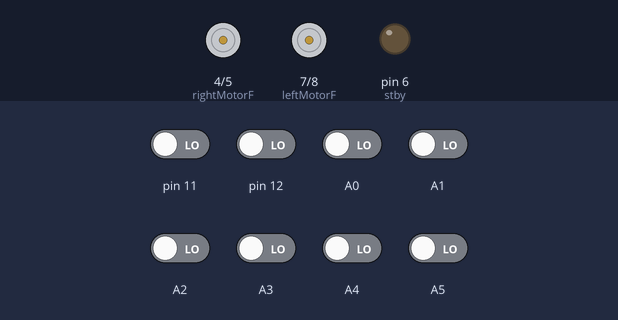
Bench run of a sketch on a simulated Arduino Uno, built with avr-gcc and run on an emulated ATmega328P. On the bench: motor-driver pin pairs drawn as motors (green arrow = first pin HIGH = forward, orange = second pin HIGH = backward, longer = more drive, scaled by the enable pin, stopped while the standby pin is LOW), output pins drawn as LEDs (lit = HIGH). Inputs (shaded band) come from the test bench; at power-on: A0–5, pin 11, pin 12 LOW.

Above: at 5.7 s.
5.8 s: pin 11 driven HIGH
At 7.0 s:
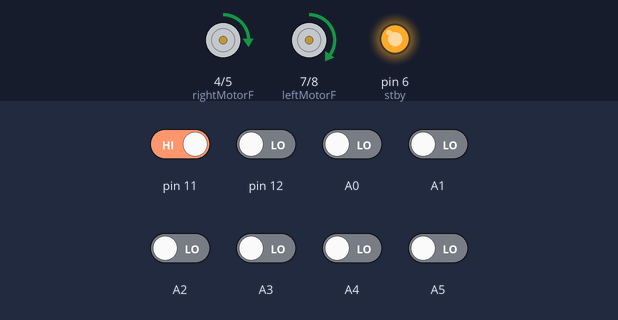
7.3 s: A0 driven HIGH
At 8.1 s:
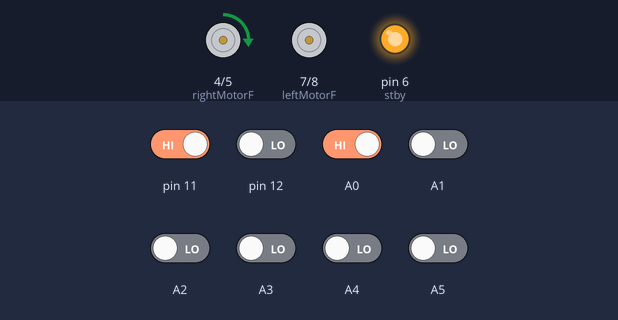
8.8 s: A0 driven LOW
At 10.1 s:
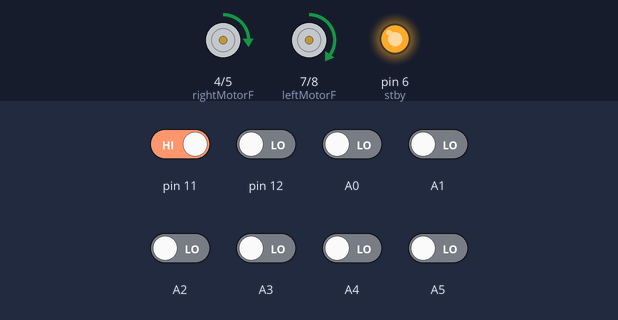
10.4 s: A5 driven HIGH
At 11.6 s:
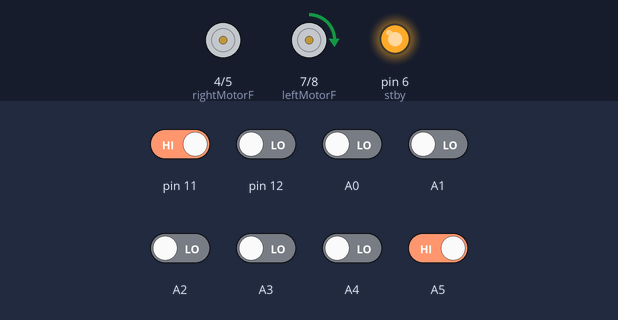
11.9 s: A5 driven LOW
At 12.4 s:
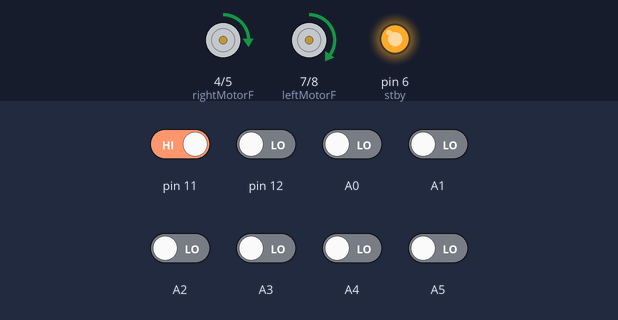
13.5 s: pin 11 driven LOW and pin 12 driven HIGH
At 14.0 s:
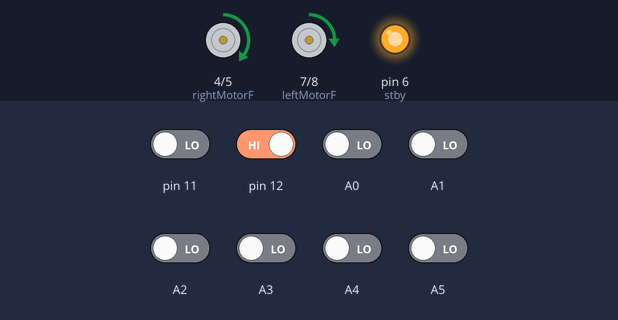
Timing chart, 0 to 16.0 s (numbered marks = the images above; inputs shaded):
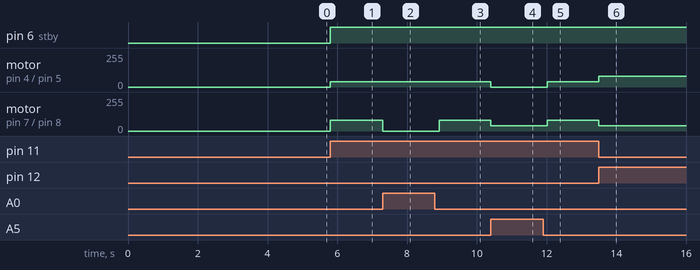

The sketch:

qtr_condition_code.ino
```cpp
#include <QTRSensors.h>

#define rightMotorF 4
#define rightMotorB 5
#define rightMotorPWM 9
#define leftMotorF 7
#define leftMotorB 8
#define leftMotorPWM 3
#define stby 6

QTRSensorsRC qtr((unsigned char[]) {
  A0, 12, A1, A2, A3, A4, 11, A5
}, 8, 2500);

void setup()
{
  pinMode(rightMotorF, OUTPUT);
  pinMode(rightMotorB, OUTPUT);
  pinMode(rightMotorPWM, OUTPUT);
  pinMode(leftMotorF, OUTPUT);
  pinMode(leftMotorB, OUTPUT);
  pinMode(leftMotorPWM, OUTPUT);
  pinMode(stby, OUTPUT);
  for (int i = 0; i < 100; i++)  // make the calibration take about 5 seconds
  {
    qtr.calibrate();
    delay(20);
  }
}

int lastError = 0;
float kp = 0.1;  // 0.08 // for small = 0.1
float kd = 5; // 1.0   // for small = 1.7
float ki = 0;
int integral = 0;
int derivative = 0;

void loop()
{
  unsigned int sensors[8];

  qtr.readCalibrated(sensors, QTR_EMITTERS_ON);

  if (sensors[0] < 600 && sensors[7] < 600) {
    if (sensors[1] < 600 && sensors[6] < 600) {
      if (sensors[2] > 600 && sensors[5] < 600) {
        move(60, 80);
      }
      else if (sensors[2] < 600 && sensors[5] > 600) {
        //got right slow
        move(80, 60);
      }
    }
    else if (sensors[1] > 600 && sensors[6] < 600) {
      //go left
      move(40, 80);
    }
    else if (sensors[1] < 600 && sensors[6] > 600) {
      //got right
      move(80, 40);
    }

  }
  else if (sensors[0] < 600 && sensors[7] > 600) {
    //right found
    move(40, 0);
    delay(200);
  }
  else if (sensors[0] > 600 && sensors[7] < 600) {
    //left found
    move(0, 40);
    delay(200);
  }

}

void move(int valueL, int valueR) {
  digitalWrite(rightMotorF, HIGH);
  digitalWrite(rightMotorB, LOW);
  analogWrite(rightMotorPWM, valueR);
  digitalWrite(leftMotorF, HIGH);
  digitalWrite(leftMotorB, LOW);
  analogWrite(leftMotorPWM, valueL);
  digitalWrite(stby, HIGH);
}
```

Measured:
- after the input at 5.8 s, pin 6 (stby): LOW → HIGH at once; motor on pin 4 (rightMotorF) / pin 5 (rightMotorB): stopped → forward 40/255 at once; motor on pin 7 (leftMotorF) / pin 8 (leftMotorB): stopped → forward 80/255 at once
- after the input at 7.3 s, motor on pin 7 (leftMotorF) / pin 8 (leftMotorB): forward 80/255 → stopped at once
- after the input at 8.8 s, motor on pin 7 (leftMotorF) / pin 8 (leftMotorB): stopped → forward 80/255 after 0.12 s
- after the input at 10.4 s, motor on pin 4 (rightMotorF) / pin 5 (rightMotorB): forward 40/255 → stopped at once; motor on pin 7 (leftMotorF) / pin 8 (leftMotorB): forward 80/255 → forward 40/255 at once
- after the input at 11.9 s, motor on pin 4 (rightMotorF) / pin 5 (rightMotorB): stopped → forward 40/255 after 0.12 s; motor on pin 7 (leftMotorF) / pin 8 (leftMotorB): forward 40/255 → forward 80/255 after 0.12 s
- after the input at 13.5 s, motor on pin 4 (rightMotorF) / pin 5 (rightMotorB): forward 40/255 → forward 80/255 at once; motor on pin 7 (leftMotorF) / pin 8 (leftMotorB): forward 80/255 → forward 40/255 at once
